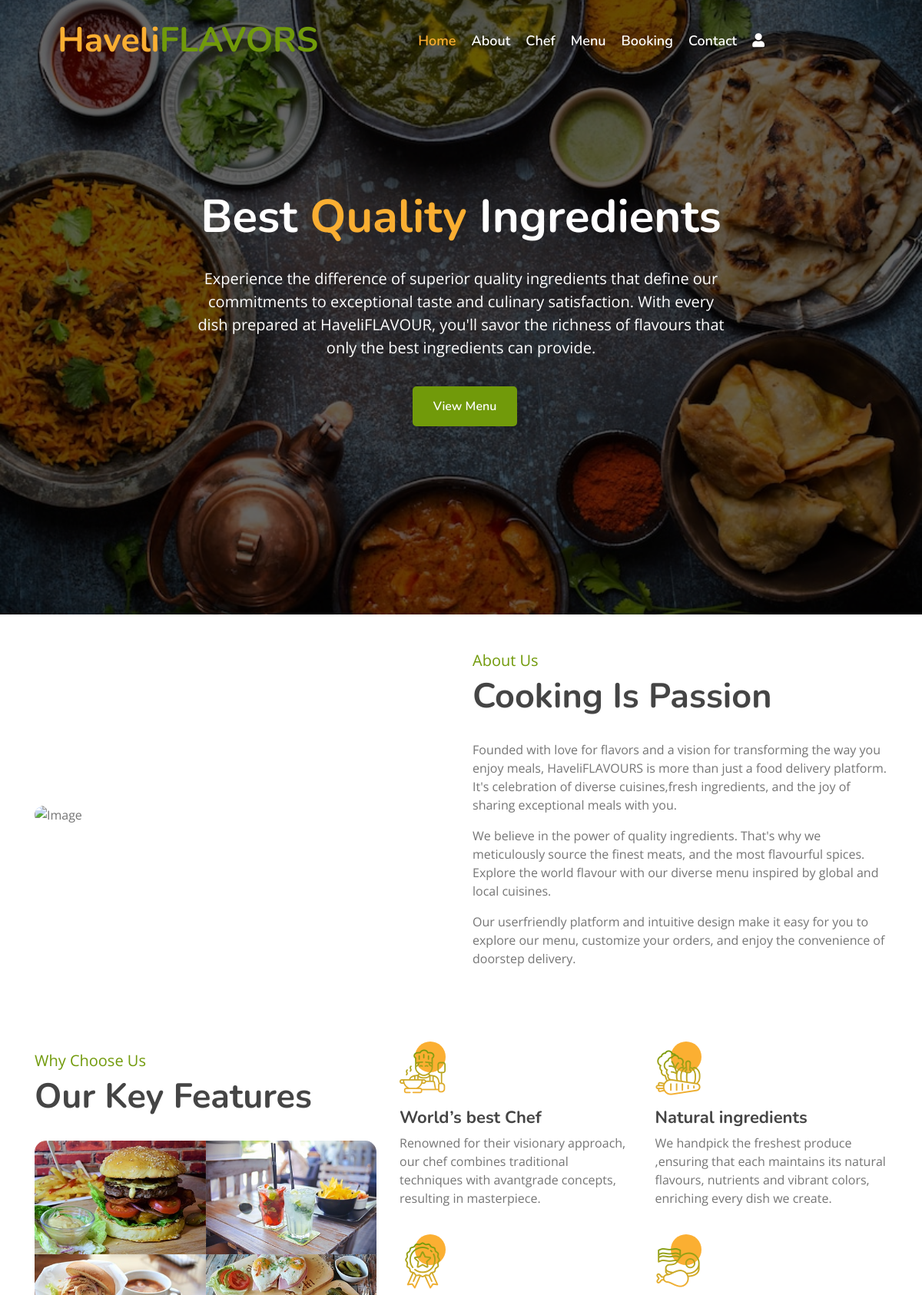
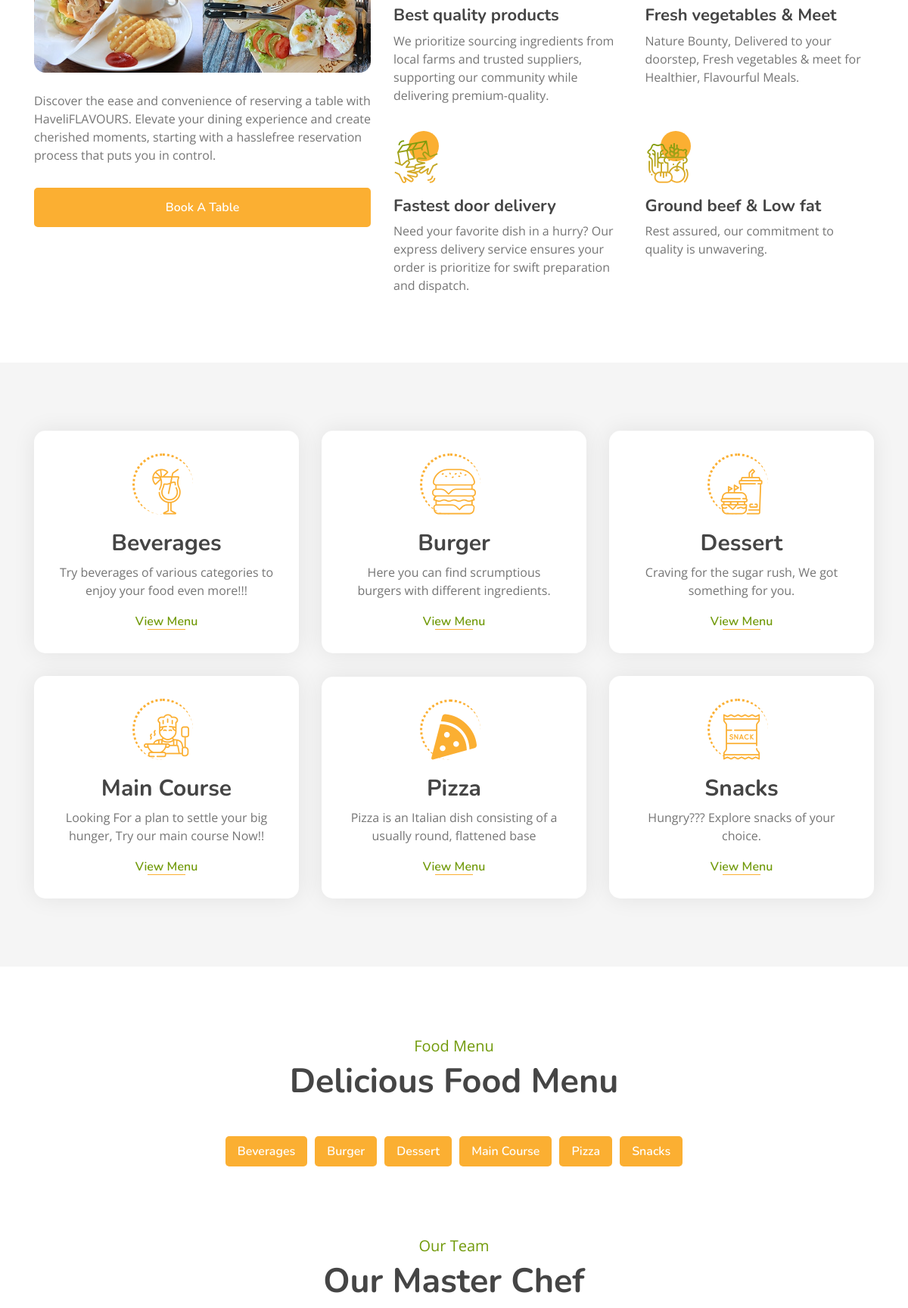
The page / (upper part) on the database its author committed (2 pictures, top to bottom).
### myapp/models.py (models this page shows, shortened)
class Category(models.Model):
    name = models.CharField(max_length=100, unique=True)
    image = models.ImageField(upload_to="categories/%Y/%m/%d")
    icon = models.CharField(max_length=50, blank=True)
    description = models.TextField()
    added_on = models.DateTimeField(auto_now_add=True)
    updated_on = models.DateTimeField(auto_now=True)

### myapp/views.py (the view)
# urls.py: path('',views.index,name="index"),
def index(request):
    context ={}
    cats = Category.objects.all().order_by('name')
    context['categories'] = cats
    dishes = []
    for cat in cats:
        dishes.append({
            'cat_id':cat.id,
            'cat_name':cat.name,
            'cat_img':cat.image,
            'items':list(cat.dish_set.all().values())
        })
    context['menu'] = dishes
    return render(request,'index.html', context)

### template/index.html (shortened to what this page needs)
{% extends "base.html" %}
{% block content %}
        <div class="carousel">
            <div class="container-fluid">
                <div class="owl-carousel">
                    <div class="carousel-item">
                        <div class="carousel-img">
                            <img src="/static/img/maincourse.jpg" alt="Image">
                        </div>
                        <div class="carousel-text">
                            <h1>Best <span>Quality</span> Ingredients</h1>
                            <p>
                                Experience the difference of superior quality ingredients that define our commitments to
                                exceptional taste and culinary satisfaction. With every dish prepared at HaveliFLAVOUR, you'll
                                savor the richness of flavours that only the best ingredients can provide.
                            </p>
                            <div class="carousel-btn">
                                <a class="btn custom-btn" href="{% url 'all_dishes' %}">View Menu</a>
                            </div>
                        </div>
                    </div>
                </div>
            </div>
        </div>
        <div class="about">
            <div class="container">
                <div class="row align-items-center">
                    <div class="col-lg-6">
                        <div class="about-img">
                            <img src="/static/img/aboutus.jpeg" alt="Image" height="450">
                        </div>
                    </div>
                    <div class="col-lg-6">
                        <div class="about-content">
                            <div class="section-header">
                                <p>About Us</p>
                                <h2>Cooking Is Passion</h2>
                            </div>
                            <div class="about-text">
                                <p>
                                    Founded with love for flavors and a vision for transforming the way you enjoy meals, HaveliFLAVOURS
                                    is more than just a food delivery platform. It's celebration of diverse cuisines,fresh ingredients, and
                                    the joy of sharing exceptional meals with you.
                                </p>
                                <p>
                                    We believe in the power of quality ingredients. That's why we meticulously source the finest meats,
                                    and the most flavourful spices. Explore the world flavour with our diverse menu inspired by global
                                    and local cuisines.
                                </p>
                                <p>
                                    Our userfriendly platform and intuitive design make it easy for you to explore our menu, customize
                                    your orders, and enjoy the convenience of doorstep delivery.
                                </p>
                            </div>
                        </div>
                    </div>
                </div>
            </div>
        </div>
        <div class="feature">
            <div class="container">
                <div class="row">
                    <div class="col-lg-5">
                        <div class="section-header">
                            <p>Why Choose Us</p>
                            <h2>Our Key Features</h2>
                        </div>
                        <div class="feature-text">
                            <div class="feature-img">
                                <div class="row">
                                    <div class="col-6">
                                        <img src="/static/img/feature-1.jpg" alt="Image">
                                    </div>
                                    <div class="col-6">
                                        <img src="/static/img/feature-2.jpg" alt="Image">
                                    </div>
                                    <div class="col-6">
                                        <img src="/static/img/feature-3.jpg" alt="Image">
                                    </div>
                                    <div class="col-6">
                                        <img src="/static/img/feature-4.jpg" alt="Image">
                                    </div>
                                </div>
                            </div>
                            <p>
                                Discover the ease and convenience of reserving a table with HaveliFLAVOURS.
                                Elevate your dining experience and create cherished moments, starting with a
                                hasslefree reservation process that puts you in control.
                            </p>
                            <a class="btn custom-btn" href="{% url 'booking' %}">Book A Table</a>
                        </div>
                    </div>
                    <div class="col-lg-7">
                        <div class="row">
                            <div class="col-sm-6">
                                <div class="feature-item">
                                    <i class="flaticon-cooking"></i>
                                    <h3>World’s best Chef</h3>
                                    <p>
                                        Renowned for their visionary approach, our chef combines traditional techniques with avantgrade
                                        concepts, resulting in masterpiece.
                                    </p>
                                </div>
                            </div>
                            <div class="col-sm-6">
                                <div class="feature-item">
                                    <i class="flaticon-vegetable"></i>
                                    <h3>Natural ingredients</h3>
                                    <p>
                                        We handpick the freshest produce ,ensuring that each maintains its natural
                                        flavours, nutrients and vibrant colors, enriching every dish we create.
                                    </p>
                                </div>
                            </div>
                        </div>
                        <div class="row">
                            <div class="col-sm-6">
                                <div class="feature-item">
                                    <i class="flaticon-medal"></i>
                                    <h3>Best quality products</h3>
                                    <p>
                                        We prioritize sourcing ingredients from local farms and trusted suppliers, supporting
                                        our community while delivering premium-quality.
                                    </p>
                                </div>
                            </div>
                            <div class="col-sm-6">
                                <div class="feature-item">
                                    <i class="flaticon-meat"></i>
                                    <h3>Fresh vegetables & Meet</h3>
                                    <p>
                                        Nature Bounty, Delivered to your doorstep, Fresh vegetables & meet for Healthier,
                                        Flavourful Meals.
                                    </p>
                                </div>
                            </div>
                        </div>
                        <div class="row">
                            <div class="col-sm-6">
                                <div class="feature-item">
                                    <i class="flaticon-courier"></i>
                                    <h3>Fastest door delivery</h3>
                                    <p>
                                        Need your favorite dish in a hurry? Our express delivery service ensures your order is prioritize
                                        for swift preparation and dispatch.
                                    </p>
                                </div>
                            </div>
                            <div class="col-sm-6">
                                <div class="feature-item">
                                    <i class="flaticon-fruits-and-vegetables"></i>
                                    <h3>Ground beef & Low fat</h3>
                                    <p>
                                        Rest assured, our commitment to quality is unwavering.
                                    </p>
                                </div>
                            </div>
                        </div>
                    </div>
                </div>
            </div>
        </div>
        <div class="food">
            <div class="container">
                <div class="row align-items-center">
                {% for cat in categories %}
                    <div class="col-md-4">
                        <div class="food-item">
                            <i class="{{cat.icon}}"></i>
                            <h2>{{cat.name}}</h2>
                            <p>
                                {{cat.description}}
                            </p>
                            <a href="{% url 'all_dishes' %}?q={{cat.id}}" style="color: #719a0a;">View Menu</a>
                        </div>
                    </div>
                {% endfor %}
                </div>
            </div>
        </div>
        <div class="menu">
            <div class="container">
                <div class="section-header text-center">
                    <p>Food Menu</p>
                    <h2>Delicious Food Menu</h2>
                </div>
                <div class="menu-tab">
                    <ul class="nav nav-pills justify-content-center">
                        {% for category in menu %}
                            <li class="nav-item">
                                <a class="nav-link" data-toggle="pill" style="color: white;" href="#c-{{category.cat_id}}">{{category.cat_name}}</a>
                            </li>
                        {% endfor %}
                    </ul>
                    <div class="tab-content">
                    </div>
                </div>
            </div>
        </div>
        <div class="team">
            <div class="container">
                <div class="section-header text-center">
                    <p>Our Team</p>
                    <h2>Our Master Chef</h2>
                </div>
            </div>
        </div>
{% endblock %}

### rows shown on the page
Category: name "Beverages", description "Try beverages of various categories to enjoy your food even more!!!", cat_name "Beverages"
Category: name "Burger", description "Here you can find scrumptious burgers with different ingredients.", cat_name "Burger"
Category: name "Dessert", description "Craving for the sugar rush, We got something for you.", cat_name "Dessert"
Category: name "Main Course", description "Looking For a plan to settle your big hunger, Try our main course Now!!", cat_name "Main Course"
Category: name "Pizza", description "Pizza is an Italian dish consisting of a usually round, flattened base", cat_name "Pizza"
Category: name "Snacks", description "Hungry??? Explore snacks of your choice.", cat_name "Snacks"
